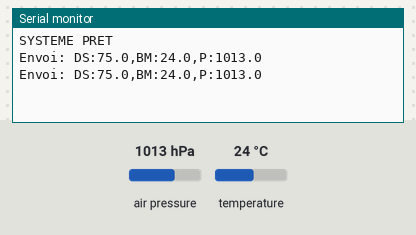
Recording of a sketch running on a simulated Arduino Uno, built with avr-gcc and run on an emulated ATmega328P. Shown: the last lines printed to the serial monitor. Wiring (inferred from the names in the program): LM75 temperature sensor at I2C address 0x48. The inputs (shaded band) are chosen by the test bench; at power-on: air pressure 1013 hPa, temperature 24 °C.

Above: at 4.3 s.
4.4 s: air pressure set to 952 hPa
At 7.2 s:
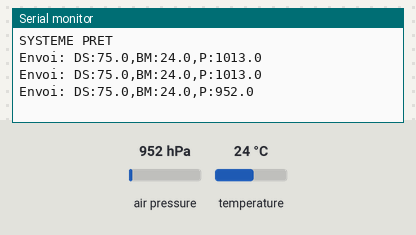
8.1 s: temperature set to 12 °C
At 9.9 s:
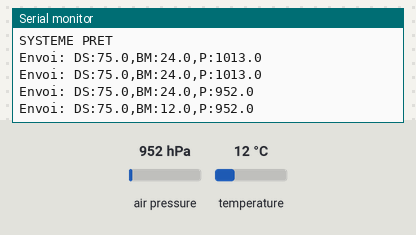
11.8 s: air pressure set to 975 hPa
At 12.7 s:
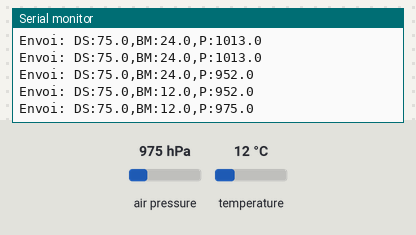
15.5 s: temperature set to 1 °C
At 18.1 s:
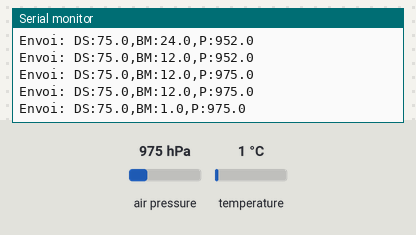
Timing chart, 0 to 19.6 s (numbered marks = the images above; inputs shaded):
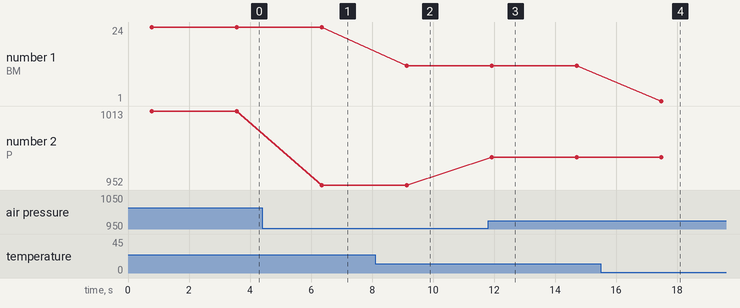

The sketch:

tx.ino
```cpp
#include <Wire.h>
#include <Adafruit_Sensor.h>
#include <Adafruit_BMP085.h>
#include <SoftwareSerial.h>

// --- SoftwareSerial : TX = 11, RX = 10 ---
SoftwareSerial mySerial(2, 3); // RX, TX

#define DS1621_ADDR 0x48
#define ACCESS_CONFIG 0xAC
#define START_CONVERT 0xEE
#define READ_TEMP 0xAA

Adafruit_BMP085 bmp180;

float tempDS1621, tempBMP180, pressure;

void setup() {
  Serial.begin(9600);
  mySerial.begin(9600);
  Wire.begin();

  if (!bmp180.begin()) {
    Serial.println("ERREUR : BMP180 introuvable !");
    while (1);
  }

  configDS1621();
  Serial.println("SYSTEME PRET");
}

void configDS1621() {
  Wire.beginTransmission(DS1621_ADDR);
  Wire.write(ACCESS_CONFIG);
  Wire.write(0x02);  // mode one-shot
  Wire.endTransmission();
}

float readDS1621() {
  Wire.beginTransmission(DS1621_ADDR);
  Wire.write(START_CONVERT);
  Wire.endTransmission();

  delay(750);

  Wire.beginTransmission(DS1621_ADDR);
  Wire.write(READ_TEMP);
  Wire.endTransmission();

  Wire.requestFrom(DS1621_ADDR, 2);

  if (Wire.available() >= 2) {
    byte msb = Wire.read();
    byte lsb = Wire.read();

    float temp = msb;
    if (lsb & 0x80) temp += 0.5;
    if (msb & 0x80) temp -= 256;

    return temp;
  }
  return -999.9;
}

void loop() {
  tempDS1621 = readDS1621();
  tempBMP180 = bmp180.readTemperature();
  pressure = bmp180.readPressure() / 100.0;

  String data = "DS:" + String(tempDS1621,1) + ",BM:" + String(tempBMP180,1) + ",P:" + String(pressure,1);

  mySerial.println(data);   // envoi UART
  Serial.println("Envoi: " + data);

  delay(2000);
}
```

Measured:
- after the input at 4.4 s, the serial monitor: prints a new line after 2.0 s (image 1)
- after the input at 8.1 s, the serial monitor: prints a new line after 1.0 s (image 2)
- after the input at 11.8 s, the serial monitor: prints a new line after 0.12 s (image 3)
- after the input at 15.5 s, the serial monitor: prints a new line after 2.0 s (image 4)
- plotted number 1: 24 → 12 after the input at 8.1 s, 12 → 1 after the input at 15.5 s
- plotted number 2: 1013 → 952 after the input at 4.4 s, 952 → 975 after the input at 11.8 s
